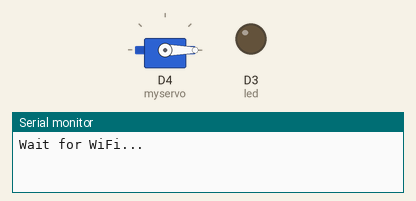
The sketch below on a simulated ESP8266 (NodeMCU). Parts: servo, output pins drawn as LEDs (lit = HIGH), the last lines printed to the serial monitor. WiFi joins after 1.5 s; servers stay silent unless stated.

Above: at 0.1 s.
At 2.3 s:
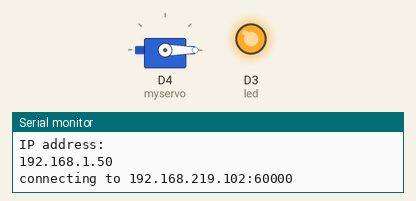
Timing chart, 0 to 3.8 s (numbered marks = the images above):
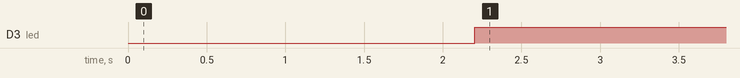

The sketch:

tcp_udp_3.ino
```cpp
#include <ESP8266WiFi.h>
#include <ESP8266WiFiMulti.h>
#include <ArduinoJson.h>
#include <Servo.h>
Servo myservo;

#define led D3

//와이파이 공유기의 id비밀번호가 들어가야 인터넷에 접속이 가능하겠죠?
#ifndef STASSID
#define STASSID "U+Net61DF"
#define STAPSK  "0108016660"
#endif

const char* ssid     = STASSID;
const char* password = STAPSK;

//클라이언트가 서버에 연결을 해야하는데.. 서버의 주소가 필요하다!
const char* host = "192.168.219.102";
//서버의 ip주소는 전체적인 주소의 일부분 상세주소인 포트번호가 필요하다!
const uint16_t port = 60000;

ESP8266WiFiMulti WiFiMulti;

int degree = 0;

//셋업함수는 아두이노가 부팅되면 딱 한번 실행되는부분!
//와이파이 공유기와 연결하는 작업을 진행한다!
void setup() {
  Serial.begin(115200);
  pinMode(led,OUTPUT);//접속확인용 LED
  myservo.attach(D4);
  myservo.write(0);

  // We start by connecting to a WiFi network
  WiFi.mode(WIFI_STA);
  WiFiMulti.addAP(ssid, password);

  Serial.println();
  Serial.println();
  Serial.print("Wait for WiFi... ");

  while (WiFiMulti.run() != WL_CONNECTED) {
    Serial.print(".");
    delay(500);
  }

  Serial.println("");
  Serial.println("WiFi connected");
  Serial.println("IP address: ");
  Serial.println(WiFi.localIP());

  delay(500);
}


void loop() {
  //서버주소가 ~~인데 ~~에 연결할거다!
  Serial.print("connecting to ");
  Serial.print(host);
  Serial.print(':');
  Serial.println(port);

  // Use WiFiClient class to create TCP connections
  WiFiClient client;

  //클라이언트가 서버에 접속을 시도한다!(5초마다 한다!)
  if (!client.connect(host, port)) {
    Serial.println("connection failed");
    Serial.println("wait 5 sec...");
    digitalWrite(led,LOW); //작동확인등 OFF
    delay(5000);
    return;
  }
  digitalWrite(led,HIGH); //작동확인등 ON
  //서버와 접속이 성공적으로 진행이된 경우!

  unsigned long dt = millis();
  //서버와 클라이언트가 연결이 보장이된 경우에 while루프가 작동하고
  //연결이 끊어지면 while루프가 멈춘다!
  while(client.connected()){
    //여기안은 클라이언트와 서버가 접속중을때 활성화된다!
    //1초마다 서버에게 메시지를 전송한다!
    if(millis() - dt > 100){
      dt = millis();
      client.println("연결!");

      //JSON
      String output;
      StaticJsonDocument<200> doc;
      //{"device":"servo","d_id":1,"value":90}
      doc["device"] = "servo";
      doc["d_id"] = 1;
      doc["value"] = degree;
      serializeJson(doc, output);
      //Serial.println(output);

      client.println(output);
    }

    //서버에서 전송한 메시지를 클라이언트도 받아야 한다!
    if(client.available()){
      //서버에서 전송한 메시지가 있다!
      Serial.println("메시지가 수신되었다");
      String msg = client.readStringUntil('\n');

      //msg안에 JSON이 타고있어요!
      //{"device_id":3,"msg":"나는 C# TCP 서버이다!!"}

      StaticJsonDocument<200> doc;

      deserializeJson(doc, msg);

      //{"device":"servo","d_id":1,"value":90}
      String device = doc["device"];
      int d_id = doc["d_id"];
      int value = doc["value"];

      if(device == "servo"){
        if(d_id == 1){
          degree = value;
           myservo.write(value);
        }
      }
    }
  }
  client.stop();

}
```

Measured:
- by itself, D3 (led): LOW → HIGH at 2.2 s
